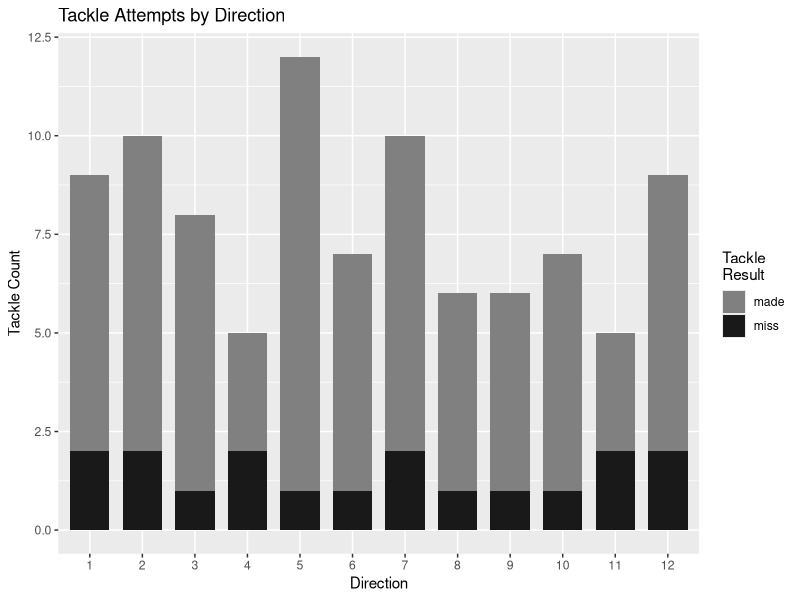
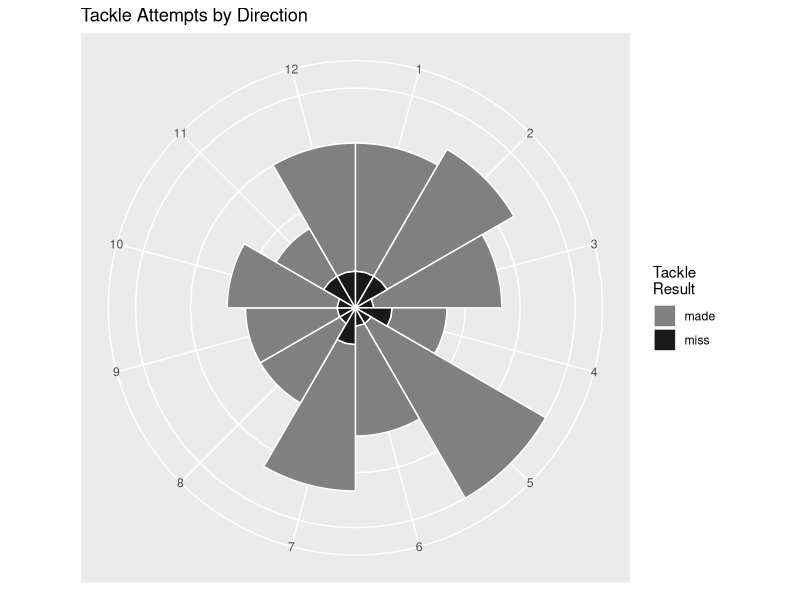
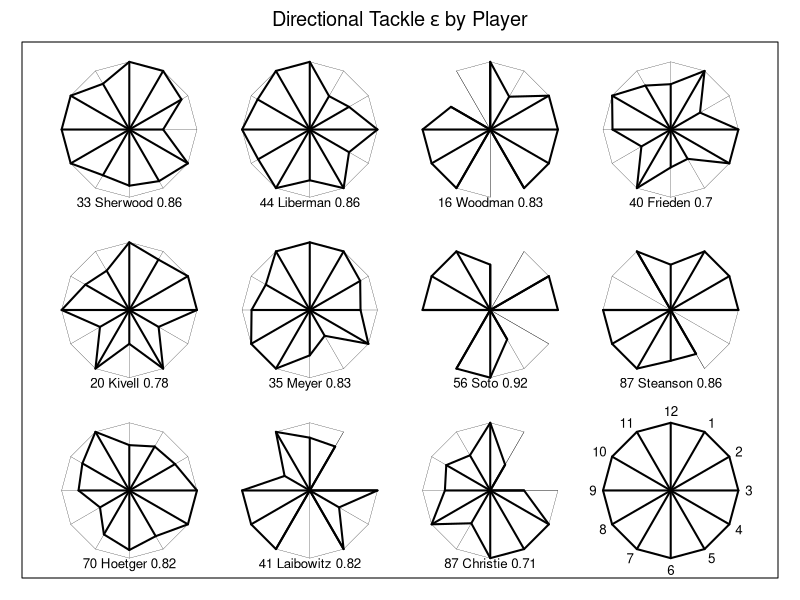

These figures' R source, in order:
## ---- chunk 1
options(width = 80)
## ---- chunk 2
library(dplyr)
library(ggplot2)
library(tidyr)
## ---- chunk 3
set.seed(9940)
T <- data.frame(dir = 1:12, att = sample(5:12, 12, replace=TRUE))
head(T, 5)
## ---- chunk 4
T <- T %>% 
  mutate(made = att - ceiling(att*runif(12, 0, .3))) %>% 
  mutate(miss = att - made) %>%
  mutate(eff = round(made/att,2)) 

T$eff[is.nan(T$eff)] <- NA
## ---- chunk 5
tmade <- sum(T$made)
tatt <- sum(T$att)
eff <- round(tmade/tatt,2)
cat("Attempts:", tatt, "\nMade:", tmade, "\nEfficiency:", eff)
## ---- chunk 6
Tl <- T %>% 
  gather(res, count, made:miss) %>% 
  select(dir, res, count)
## ---- chunk 7
  ggplot(Tl, aes(factor(dir), count, fill=factor(res))) + 
  geom_bar(width=.75, stat="identity") +
  scale_fill_grey(name="Tackle\nResult", start=.5, end=.1) + 
  xlab("Direction") +
  ylab("Tackle Count") +
  ggtitle("Tackle Attempts by Direction")
## ---- chunk 8
ggplot(Tl, aes(factor(dir), count, fill=factor(res))) + 
  geom_bar(width=1, stat="identity", color="white") + coord_polar() + 
  scale_fill_grey(name="Tackle\nResult", start=.5, end=.1) + 
  theme(axis.ticks=element_blank(), 
        axis.text.y=element_blank(),
        axis.title.y=element_blank(),
        axis.title.x=element_blank()) + 
  ggtitle("Tackle Attempts by Direction")
## ---- chunk 9
names <- c("Sherwood", "Liberman", "Woodman", "Frieden", "Kivell", "Meyer", "Soto", "Steanson", "Hoetger", "Laibowitz", "Christie")
numbers=c("33", "44", "16", "40", "20", "35", "56", "87", "70", "41", "87")
position=c("LB", "DB", "DB", "DL", "LB", "DB", "LB", "LB", "DL", "DL", "DL")
team <- data.frame("name"=names, "number"=numbers, "position"=position)
## ---- chunk 10
player_tackle_attempts <- matrix(sample(0:9, 132, replace=TRUE), 
                                 ncol=12, nrow=11)
player_tackles_made <- 
  ceiling(player_tackle_attempts-player_tackle_attempts * runif(length(player_tackle_attempts),
                                                              0, .6))
## ---- chunk 11
player_tackles_made[is.na(player_tackles_made)] <- 0
colnames(player_tackle_attempts) <- paste(1:12, "ta", sep="")
colnames(player_tackles_made) <- paste(1:12, "tm", sep="")
## ---- chunk 12
player_tackles <- round(player_tackles_made/player_tackle_attempts,2)
colnames(player_tackles)<-c(1:12)
team_tackles <- cbind(team,player_tackles)
head(team_tackles)
## ---- chunk 13
player_eff <- round(apply(player_tackles_made, 1, sum)/apply(player_tackle_attempts, 1, sum),2)
## ---- chunk 14
dir_eff <- round(apply(player_tackles_made, 2, sum)/apply(player_tackle_attempts, 2, sum),2)
max_dir <- paste(which.max(dir_eff), "(", max(dir_eff), ")")
min_dir <- paste(which.min(dir_eff), "(", min(dir_eff), ")")
max_player <- paste(names[which.max(player_eff)], ":", max(player_eff))
## ---- chunk 15
locations <- matrix(c(2,4,6,8,2,4,6,8,2,4,6,6,6,6,6,4,4,4,4,2,2,2), ncol=2, nrow=11)
circles <- matrix(1.0, ncol=12, nrow=11)
circles[is.nan(player_tackles[,1:12])] <- 0
## ---- chunk 16
stars(circles, radius=TRUE, draw.segments=FALSE, locations=locations,
      labels=paste(numbers, names, player_eff), flip.labels=FALSE, scale=FALSE, len=.75,
      main = bquote("Directional Tackle" ~ epsilon ~ "by Player"))

stars(team_tackles[,c(6:4,15:7)], draw.segments=FALSE, scale=FALSE, 
      radius=TRUE, key.loc=c(8,2), labels=NULL, locations=locations,
      len=.75, lwd=2, add=TRUE, frame.plot=TRUE)
